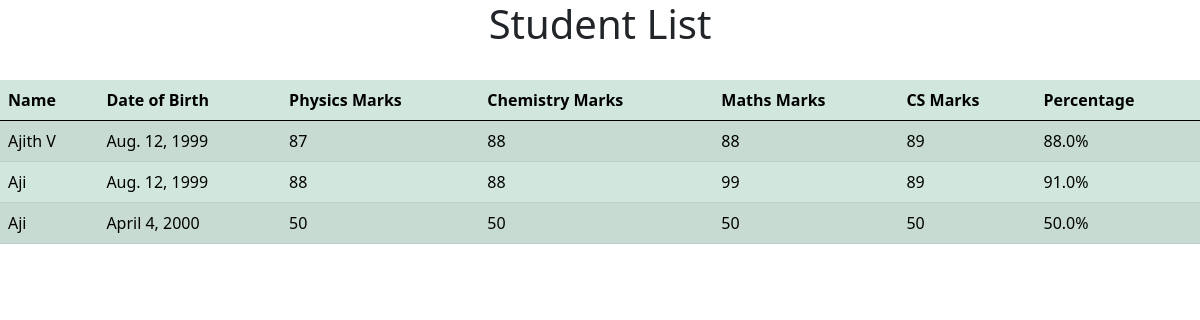
/student-list/, run on the app's committed database.
### home/models.py (models this page shows, shortened)
class Student(models.Model):
    name = models.CharField(max_length=100)
    dob = models.DateField(validators=[validate_max_date])
    physics_marks = models.PositiveIntegerField(default=0, validators=[MaxValueValidator(100)])
    chemistry_marks = models.PositiveIntegerField(default=0, validators=[MaxValueValidator(100)])
    maths_marks = models.PositiveIntegerField(default=0, validators=[MaxValueValidator(100)])
    cs_marks = models.PositiveIntegerField(default=0, validators=[MaxValueValidator(100)])

### home/views.py (the view)
# urls.py: path('student-list/', views.student_list, name='student_list'),
def student_list(request):
    students = Student.objects.all()
    for student in students:
        student.total_marks = student.physics_marks + student.chemistry_marks + student.maths_marks + student.cs_marks
        student.percentage = round(student.total_marks / 4, 2)
    context = {'students': students}
    return render(request, 'student_list.html', context)

### templates/student_list.html (shortened to what this page needs)
<!DOCTYPE html>
<html>
    <head>
        <link rel="stylesheet" href="">
        <link href="https://cdn.jsdelivr.net/npm/bootstrap@5.0.2/dist/css/bootstrap.min.css" rel="stylesheet">
    </head>
    <body>
        <h1><center>Student List</center></h1><br>
            <table class="table table-success table-striped">
    <thead>
        <tr>
            <th>Name</th>
            <th>Date of Birth</th>
            <th>Physics Marks</th>
            <th>Chemistry Marks</th>
            <th>Maths Marks</th>
            <th>CS Marks</th>
            <th>Percentage</th>
        </tr>
    </thead>
    <tbody>
        {% for student in students %}
        <tr>
            <td>{{ student.name }}</td>
            <td>{{ student.dob }}</td>
            <td>{{ student.physics_marks }}</td>
            <td>{{ student.chemistry_marks }}</td>
            <td>{{ student.maths_marks }}</td>
            <td>{{ student.cs_marks }}</td>
            <td>{{ student.percentage }}%</td>
        </tr>
        {% endfor %}
    </body>
</html>

### data on the page
Student: name "Ajith V", dob "Aug. 12, 1999", physics_marks "87", chemistry_marks "88", maths_marks "88", cs_marks "89", percentage "88.0"
Student: name "Aji", dob "Aug. 12, 1999", physics_marks "88", chemistry_marks "88", maths_marks "99", cs_marks "89", percentage "91.0"
Student: name "Aji", dob "April 4, 2000", physics_marks "50", chemistry_marks "50", maths_marks "50", cs_marks "50", percentage "50.0"
